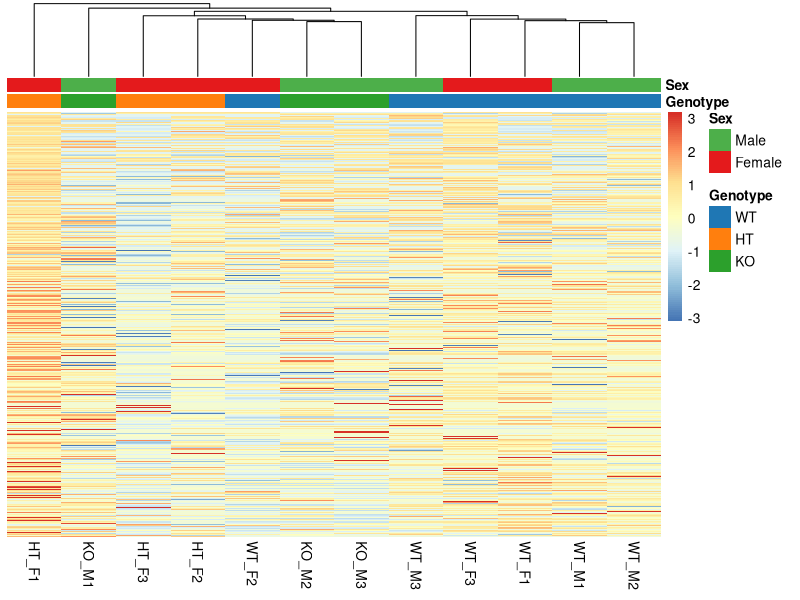
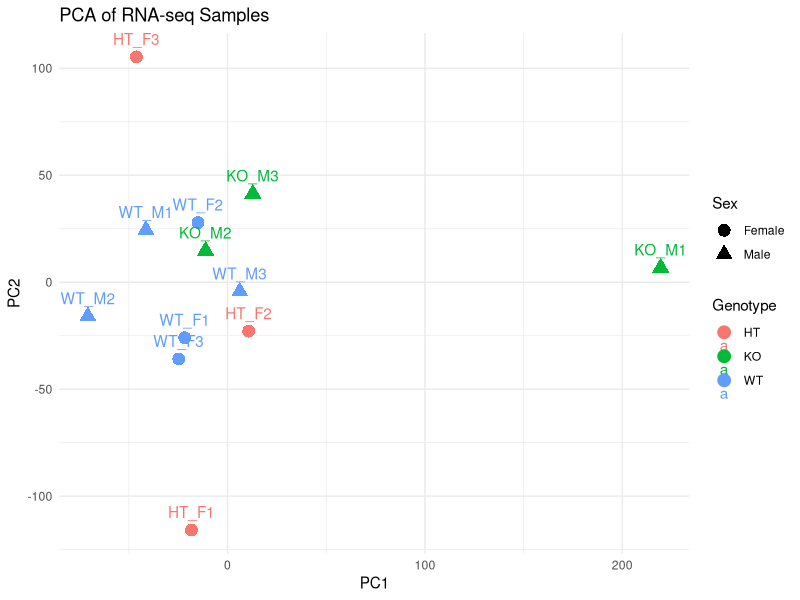

Recreate these plots in R, in order.
###############################################################################
# Author: Kylee Duczyminski
# About: This script is used to generate a heatmap using information about TPM for each gene
# Input: data/raw/HIP_RNA-TPM.xlsx
# Output: data/processed/HIP_RNA-TPM_heatmap.pdf
###############################################################################

# Load libraries
library(readxl)
library(dplyr)
library(readr)
library(pheatmap)
library(ggplot2)

# Set working directory
setwd("/Users/kyleeduczyminski/Documents/Iwase-Lab/Kylee-Project")

# Read your data
raw_data_TPM <- read_excel("data/raw/HIP_RNA-TPM.xlsx")

# Select sample columns
old_names <- c("1_S245", "2_S246", "3_S247", "4_S248", "5_S249", "6_S250", 
               "7_S251", "8_S252", "9_S253", "10_S254", "11_S255", "12_S256")

new_names <- c("WT_F1", "HT_F1", "HT_F2", "KO_M3", "WT_M1", "WT_M2", 
               "HT_F3", "WT_F2", "WT_F3", "KO_M1", "WT_M3", "KO_M2")

# Rename columns manually
colnames(raw_data_TPM)[match(old_names, colnames(raw_data_TPM))] <- new_names

# Organize the columns by genotype and number: WT_M, WT_F, HT_F, KO_M
ordered_columns <- c("WT_M1", "WT_M2", "WT_M3", "WT_F1", "WT_F2", "WT_F3", 
                     "HT_F1", "HT_F2", "HT_F3", "KO_M1", "KO_M2", "KO_M3")
raw_data_TPM <- raw_data_TPM %>% select(Gene_Name, all_of(ordered_columns))

# Select only the sample columns (exclude Gene_Name)
sample_columns <- raw_data_TPM %>% select(all_of(ordered_columns))

# Convert to matrix and set row names to gene names
data_matrix <- as.matrix(sample_columns)
rownames(data_matrix) <- raw_data_TPM$Gene_Name

# Replace NA with 0
data_matrix[is.na(data_matrix)] <- 0

# Log transform TPM
log_matrix <- log2(data_matrix + 1)

# Row-wise z-score normalization
data_matrix_normalized <- t(scale(t(log_matrix)))

# Replace any NA values caused by zero-variance rows
data_matrix_normalized[is.na(data_matrix_normalized)] <- 0

# Sort rows by WT_M1 expression (highest to lowest)
sort_order <- order(data_matrix_normalized[, "WT_M1"], decreasing = TRUE)
data_matrix_sorted <- data_matrix_normalized[sort_order, ]

# Save heatmap as PDF
# pdf("figures/HIP_RNA-TPM_heatmap.pdf", width = 10, height = 12)
# 
# heatmap(data_matrix_sorted,
#         main = "All Genes Expression Heatmap",
#         # Rowv = NA,
#         # Colv = NA,
#         scale = "none")
#         # margins = c(5, 10))
# 
# dev.off()

# # Normalize using z-score
# data_matrix_normalized <- scale(data_matrix)

# # Create heatmap using pheatmap
# pheatmap(data_matrix_normalized,
#          main = "All 26,000 Genes Expression Heatmap",
#          show_rownames = FALSE,
#          clustering_method = "ward.D2",
#          color = colorRampPalette(c("blue", "white", "red"))(50))

###############################################################################

# # Create a heatmap with heatmap()
# heatmap_generated <- heatmap(data_matrix_normalized,
#         main = "All 26,000 Genes Expression Heatmap",
#         Rowv = NA, 
#         Colv = NA, 
#         scale = "row",
#         margins = c(5, 10))
# 
# # Save heatmap_generated as a PDF to figures/
# pdf("figures/HIP_RNA-TPM_heatmap.pdf", width = 10, height = 10)
# heatmap(data_matrix_normalized,
#         main = "All 26,000 Genes Expression Heatmap",
#         Rowv = NA, 
#         Colv = NA, 
#         scale = "row",
#         margins = c(5, 10))
# dev.off()

gene_variance <- apply(log_matrix, 1, var)
top_genes <- names(sort(gene_variance, decreasing = TRUE))[1:500]

top_matrix <- log_matrix[top_genes, ]
top_matrix_scaled <- t(scale(t(top_matrix)))
top_matrix_scaled[is.na(top_matrix_scaled)] <- 0

# pheatmap(top_matrix_scaled,
#          clustering_method = "average",
#          show_rownames = FALSE)


# FURTHER analysis
sample_names <- colnames(data_matrix_normalized)

# Creates a data frame for column annotations based on sample Genotype and Sex
annotation_col <- data.frame(
  Genotype = ifelse(grepl("WT", sample_names), "WT",
                    ifelse(grepl("HT", sample_names), "HT", "KO")),
  Sex = ifelse(grepl("_M", sample_names), "Male", "Female")
)

# Set row names of annotation_col to sample names for proper alignment in pheatmap
rownames(annotation_col) <- sample_names

# Define colors for annotations
annotation_colors <- list(
  Genotype = c(WT = "#1f77b4", HT = "#ff7f0e", KO = "#2ca02c"),
  Sex = c(Male = "#4daf4a", Female = "#e41a1c")
)

# Generate and save heatmap with annotations
pdf("figures/HIP_RNA-TPM_heatmap.pdf", width = 10, height = 12)
pheatmap(top_matrix_scaled,
         clustering_method = "average",
         show_rownames = FALSE,
         cluster_rows = FALSE,
         annotation_col = annotation_col,
         annotation_colors = annotation_colors)
dev.off()

# PCA
# Find genes with non-zero variance across samples
gene_var <- apply(log_matrix, 1, var, na.rm = TRUE)
log_matrix_pca <- log_matrix[gene_var > 0, ]

# Run PCA
pca <- prcomp(t(log_matrix_pca), scale. = TRUE)

# Make PCA dataframe
pca_df <- data.frame(
  PC1 = pca$x[,1],
  PC2 = pca$x[,2],
  Sample = colnames(log_matrix_pca),
  Genotype = annotation_col$Genotype,
  Sex = annotation_col$Sex
)

library(ggplot2)

# Generate and save PCA plot as a .pdf
pdf("figures/HIP_RNA-TPM_PCA.pdf", width = 8, height = 8)
ggplot(pca_df, aes(PC1, PC2, color = Genotype, shape = Sex)) +
  geom_point(size = 4) +
  geom_text(aes(label = Sample), vjust = -1) +
  theme_minimal() +
  ggtitle("PCA of RNA-seq Samples")
dev.off()
